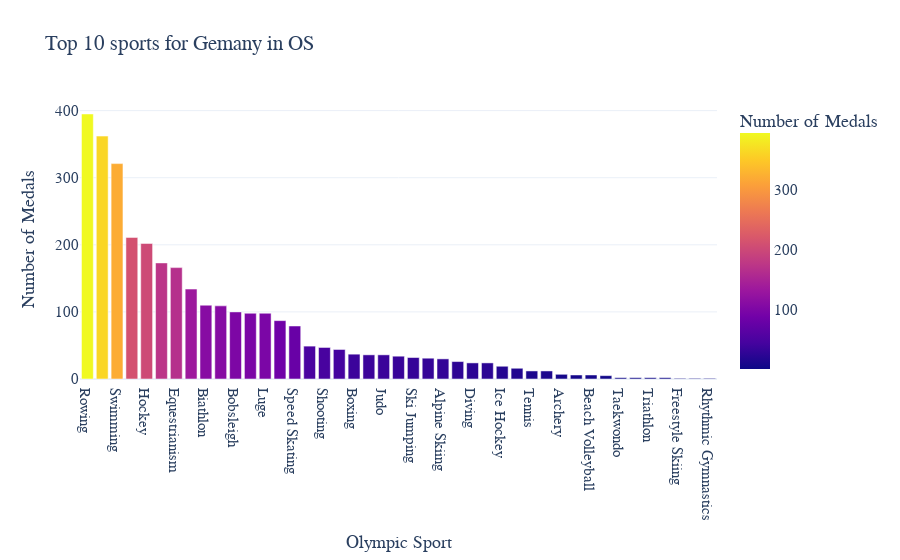

Notebook source saved alongside this figure:
### Code cell
fig = px.bar(df_data_medals, y="count", 
             title= "Top 10 sports for Gemany in OS", 
             template='plotly_white',
             labels={"Sport": "Olympic Sport", "count": "Number of Medals"},
             color="count")

fig.update_layout(font_family="Rockwell", font_size=15)
fig.show()

### Figure 1 — Plotly figure (JSON) as saved in the notebook; plotly's stock layout.template omitted (floating-point values rounded to 4 significant figures)
{"data": [{"alignmentgroup": "True", "hovertemplate": "Olympic Sport=%{x}<br>Number of Medals=%{marker.color}<extra></extra>", "legendgroup": "", "marker": {"color": [395, 362, 321, 211, 202, 173, 166, 134, 110, 109, 100, 98, 98, 87, 79, 49, 47, 44, 37, 36, 36, 34, 32, 31, 30, 26, 24, 24, 19, 16, 12, 12, 7, 6, 6, 5, 2, 2, 2, 2, 1, 1, 1], "coloraxis": "coloraxis", "pattern": {"shape": ""}}, "name": "", "offsetgroup": "", "orientation": "v", "showlegend": false, "textposition": "auto", "type": "bar", "x": ["Rowing", "Athletics", "Swimming", "Canoeing", "Hockey", "Football", "Equestrianism", "Cycling", "Biathlon", "Gymnastics", "Bobsleigh", "Fencing", "Luge", "Handball", "Speed Skating", "Sailing", "Shooting", "Cross Country Skiing", "Boxing", "Wrestling", "Judo", "Nordic Combined", "Ski Jumping", "Weightlifting", "Alpine Skiing", "Figure Skating", "Diving", "Volleyball", "Ice Hockey", "Table Tennis", "Tennis", "Water Polo", "Archery", "Tug-Of-War", "Beach Volleyball", "Snowboarding", "Taekwondo", "Trampolining", "Triathlon", "Skeleton", "Freestyle Skiing", "Modern Pentathlon", "Rhythmic Gymnastics"], "xaxis": "x", "y": [395, 362, 321, 211, 202, 173, 166, 134, 110, 109, 100, 98, 98, 87, 79, 49, 47, 44, 37, 36, 36, 34, 32, 31, 30, 26, 24, 24, 19, 16, 12, 12, 7, 6, 6, 5, 2, 2, 2, 2, 1, 1, 1], "yaxis": "y"}], "layout": {"barmode": "relative", "coloraxis": {"colorbar": {"title": {"text": "Number of Medals"}}, "colorscale": [[0, "#0d0887"], [0.1111, "#46039f"], [0.2222, "#7201a8"], [0.3333, "#9c179e"], [0.4444, "#bd3786"], [0.5556, "#d8576b"], [0.6667, "#ed7953"], [0.7778, "#fb9f3a"], [0.8889, "#fdca26"], [1, "#f0f921"]]}, "font": {"family": "Rockwell", "size": 15}, "legend": {"tracegroupgap": 0}, "title": {"text": "Top 10 sports for Gemany in OS"}, "xaxis": {"anchor": "y", "domain": [0, 1], "title": {"text": "Olympic Sport"}}, "yaxis": {"anchor": "x", "domain": [0, 1], "title": {"text": "Number of Medals"}}}}
